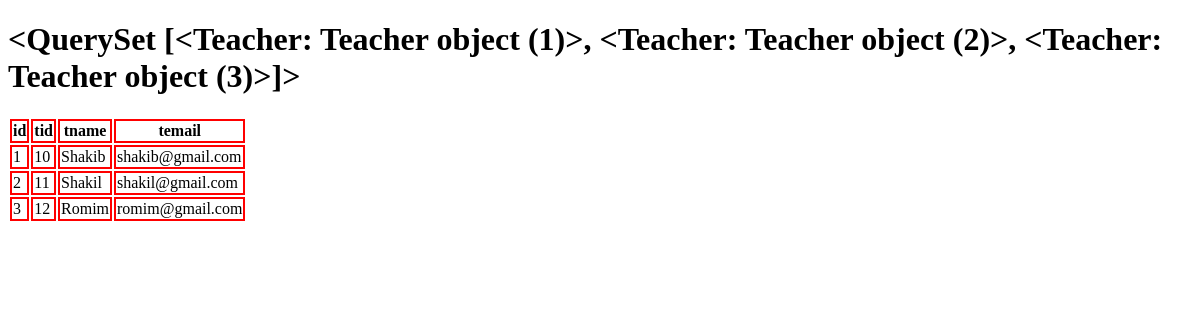
Page /about/t/ on the earlier database version.
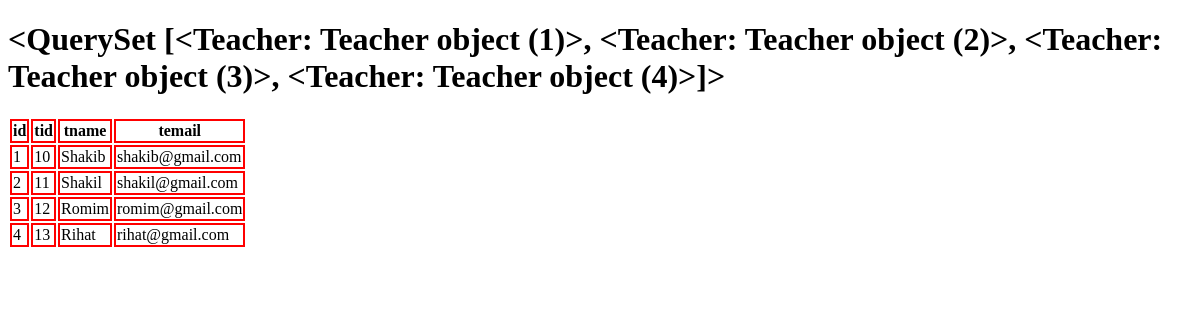
Same page on the later database version.
### About_Us/models.py (models this page shows)
class Teacher(models.Model):
    tid = models.IntegerField()
    tname = models.CharField(max_length=40)
    temail = models.EmailField(max_length=30)

### About_Us/views.py (the view)
# urls.py: path('t/', views.teachers_info),
def teachers_info(request):
    teach = Teacher.objects.all()
    return render(request,'about/t.html', {'thr':teach})

### templates/about/t.html (shortened to what this page needs)
<!DOCTYPE html>
{% load static %}
<html lang="en">
  <head>
    <link rel="stylesheet" href={% static "css/t.css" %}/>
  </head>
  <body>
    <h1>{{thr}}</h1>
    {% if thr %}
    <table>
      <tr>
        <th>id</th>
        <th>tid</th>
        <th>tname</th>
        <th>temail</th>
      </tr>
      {% for th in thr %}
      <tr>
        <td>{{th.id}}</td>
        <td>{{th.tid}}</td>
        <td>{{th.tname}}</td>
        <td>{{th.temail}}</td>
      </tr>
      {% endfor %}
    </table>
    {% else %}
    <h1>Empty DB</h1>
    {% endif %}
  </body>
</html>

Differences in the rows shown:
computed for Teacher "Shakib": id "<QuerySet [<Teacher: Teacher object (1)>, <Teacher: Teacher object (2)>, <Teacher: Teacher object (3)>]>" → "<QuerySet [<Teacher: Teacher object (1)>, <Teacher: Teacher object (2)>, <Teacher: Teacher object (3)>, <Teacher: Teacher object (4)>]>"
added Teacher: id "4", tid "13", tname "Rihat", temail "rihat@gmail.com"
